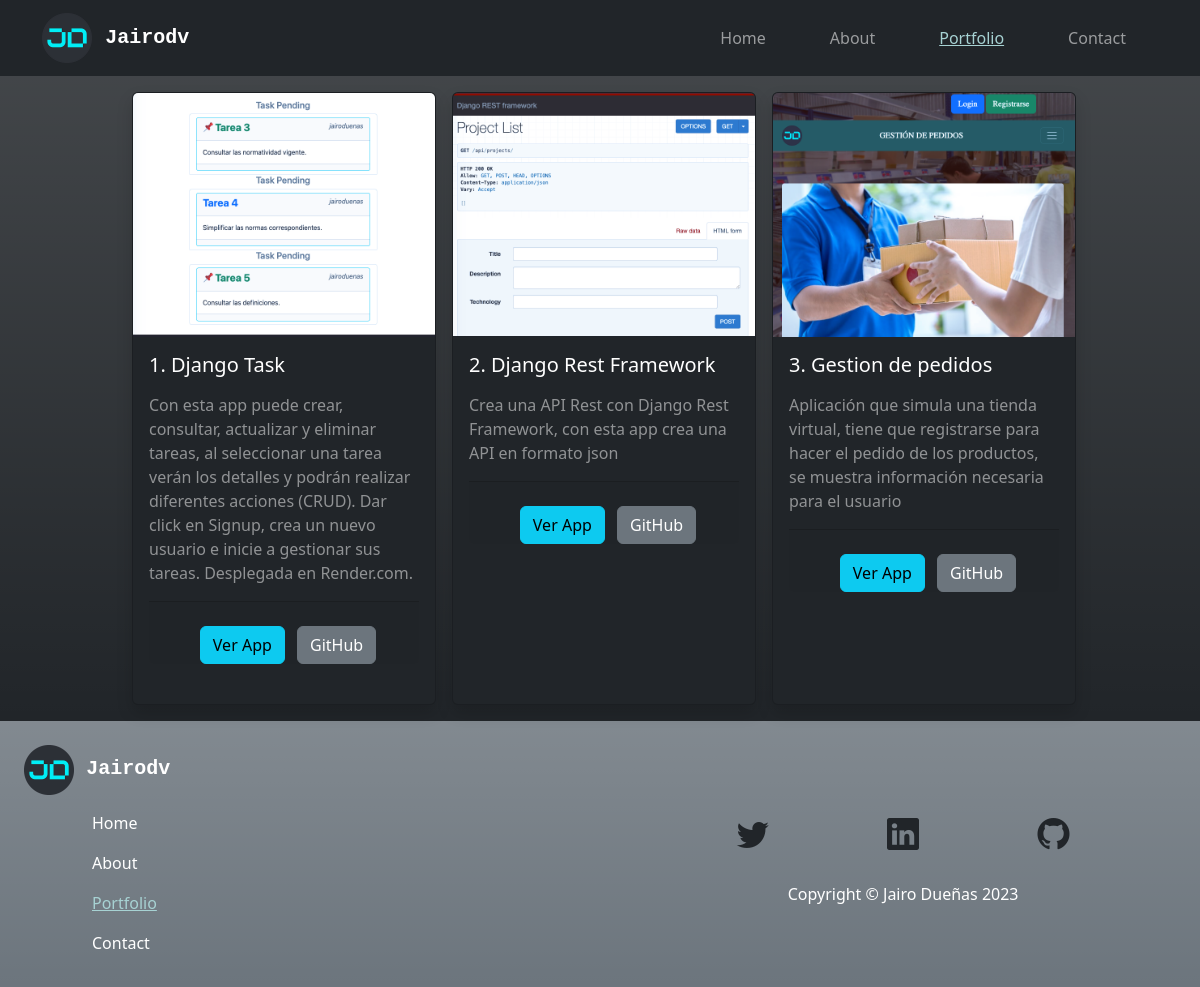
The page /portfolio/ on the database its author committed.
### portfolio/models.py (models this page shows, shortened)
class Projects(models.Model):
  image = models.ImageField(upload_to='portfolio', null=True, blank=True)
  title = models.CharField(max_length=50)
  description = models.TextField(blank=True)
  user = models.ForeignKey(User, on_delete=models.CASCADE)
  link = models.CharField(max_length=200, default='')
  link_git = models.CharField(max_length=200, default='')
  class Meta:
    verbose_name='project'
    verbose_name_plural='projects'

### portfolio/views.py (the view)
# urls.py: path('portfolio/', include('portfolio.urls')),
def portfolio(request):
  projects = Projects.objects.all()
  return render(request, 'portfolio/portfolio.html', {'projects':projects})

### portfolio/templates/portfolio/portfolio.html (shortened to what this page needs)
{% extends 'base.html' %}
{% load static %}
{% block content %}
<section class="container-fluid bg-dark bg-gradient d-flex">
  <main class="container-fluid d-flex justify-content-around py-2">
    <div class="row row-cols-1 row-cols-sm-2 row-cols-md-4 justify-content-around">
      {% for project in projects %}
      <div class="col py-2" style="width: 20rem;">
        <div class="card h-100 bg-dark text-white-50 shadow mb-4" style="width: 19rem;">
          <img src="{{project.image.url}}" class="card-img-top" alt="image-card">
          <div class="card-body">
            <h5 class="card-title text-white">{{project.title}}</h5>
            <p class="card-text pt-2">{{project.description}}</p>
            <div class="card-footer text-center pt-4 p-0">
              <a href="{{project.link}}" target="_blank" class="btn btn-info mx-2">Ver App</a>
              <a href="{{project.link_git}}" target="_blank" class="btn btn-secondary">GitHub</a>
            </div>
          </div>
        </div>
      </div>
      {% endfor %}
    </div>
  </main>
</section>
{% endblock content %}

### home/templates/base.html (shortened to what this page needs)
<!DOCTYPE html>
<html lang="en">
<head>
  {% load static %}
  {% block head %}
  <link href="https://cdn.jsdelivr.net/npm/bootstrap@5.3.0-alpha1/dist/css/bootstrap.min.css" rel="stylesheet"
>
  <link href="{% static 'css/navbar.css' %}" rel="stylesheet">
  <link href="{% static 'css/footer.css' %}" rel="stylesheet">
  <link rel="stylesheet" href="https://cdn.jsdelivr.net/npm/bootstrap-icons@1.10.3/font/bootstrap-icons.css">
  {% endblock head %}
</head>
<body>
  {% include 'components/navbar.html' %}
  {% block content %}
  {% endblock content %}
  {% include 'components/footer.html' %}
</body>
</html>

### home/templates/components/navbar.html (shortened to what this page needs)
{% load static %}
{% block navbar %}
<nav class="navbar navbar-expand-lg navbar-dark bg-dark" id="mainNav">
  <div class="container">
    <a class="navbar-brand" href="{% url 'home' %}">
      <img src="{% static 'img/logo.png' %}" alt="Logo" width="50" height="50" class="d-inline-block align-text-center">
      <span class="m-2 font-monospace fw-semibold fs-5">Jairodv</span>
    </a>
    <div class="collapse navbar-collapse" id="navbarResponsive">
      <ul class="navbar-nav ms-auto mb-2 mb-lg-0">
        <li class="nav-item {% if request.path == '/' %}active{% endif %} px-lg-4"><a class="nav-link"
            href="{% url 'home' %}">Home</a>
        </li>
        <li class="nav-item {% if request.path == '/about/' %}active{% endif %} px-lg-4"><a class="nav-link"
            href="{% url 'about' %}">About</a>
        </li>
        <li class="nav-item {% if request.path == '/portfolio/' %}active{% endif %} px-lg-4"><a class="nav-link"
            href="{% url 'portfolio' %}">Portfolio</a>
        </li>
        <li class="nav-item {% if request.path == '/contact/' %}active{% endif %} px-lg-4"><a class="nav-link"
            href="{% url 'contact' %}">Contact</a>
        </li>
      </ul>
    </div>
  </div>
</nav>
{% endblock navbar %}

### home/templates/components/footer.html
{% load static %}
{% block footer %}
<footer class="bg-secondary bg-gradient d-grid d-sm-flex justify-content-sm-center align-items-center">
  <div class="footer-left container mt-4 px-4">
    <a class="footer-name" href="{% url 'home' %}">
      <img src="{% static 'img/logo.png' %}" alt="Logo" width="50" height="50"
        class="d-inline-block align-text-center">
      <span class="m-2 font-monospace fw-semibold fs-5">Jairodv</span>
    </a>
    <div class="container">
      <ul class="footer-links py-2">
        <li class="footer-item py-2 {% if request.path == '/' %}active{% endif %} px-lg-4"><a class="footer-link"
            href="{% url 'home' %}">Home</a>
        </li>
        <li class="footer-item py-2 {% if request.path == '/about/' %}active{% endif %} px-lg-4"><a class="footer-link"
          href="{% url 'about' %}">About</a>
        </li>
        <li class="footer-item py-2 {% if request.path == '/portfolio/' %}active{% endif %} px-lg-4"><a class="footer-link"
            href="{% url 'portfolio' %}">Portfolio</a>
        </li>
        <li class="footer-item py-2 {% if request.path == '/contact/' %}active{% endif %} px-lg-4"><a class="footer-link"
            href="{% url 'contact' %}">Contact</a>
        </li>
      </ul>
    </div>
  </div>
  <div class="footer-rigth container text-center mt-4">
    <div class="text-center d-flex justify-content-evenly">
      <a href="https://twitter.com/Jairodv_" target="_blank" class="text-decoration-none fs-2">
        <i class="bi bi-twitter text-dark"></i>
      </a>
      <a href="https://www.linkedin.com/in/jhondueñas" target="_blank" class="text-decoration-none fs-2">
        <i class="bi bi-linkedin text-dark"></i>
      </a>
      <a href="https://github.com/JairoDuenas" target="_blank" class="text-decoration-none fs-2">
        <i class="bi bi-github text-dark"></i>
      </a>
    </div>
    <div class="container w-50 text-center ">
      <p class="text-center text-white mt-4">Copyright &copy; Jairo Dueñas 2023</p>
    </div>
  </div>
</footer>
{% endblock footer %}

### home/static/css/navbar.css (style rules this page uses)
.nav-item.active .nav-link { color: #a7d2d3; text-decoration: underline; }

### home/static/css/footer.css (style rules this page uses)
.footer-name { text-decoration: none; color: #ffffff; }
.footer-links { list-style: none; }
.footer-link { text-decoration: none; color: #ffffff; }
.footer-item.active .footer-link { color: #a7d2d3; text-decoration: underline; }

### rows shown on the page
Projects: image (picture), title "1. Django Task", description "Con esta app puede crear, consultar, actualizar y eliminar tareas, al seleccionar una tarea verán los detalles y podrán realizar diferentes acciones (CRUD). Dar click en Signup, crea un nuevo usuario e inicie a gestionar sus tareas. Desplegada en Render.com."
Projects: image (picture), title "2. Django Rest Framework", description "Crea una API Rest con Django Rest Framework, con esta app crea una API en formato json"
Projects: image (picture), title "3. Gestion de pedidos", description "Aplicación que simula una tienda virtual, tiene que registrarse para hacer el pedido de los productos, se muestra información necesaria para el usuario"
